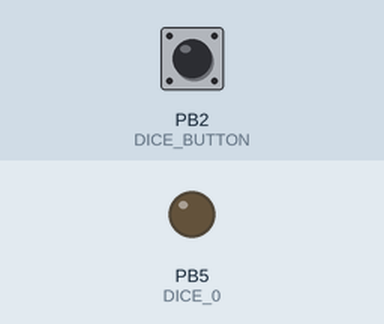
Simulated run of this sketch. Board: ATtiny85, built with avr-gcc and run on an emulated ATtiny85. Shown: output pins drawn as LEDs (lit = HIGH). The inputs (shaded band) are chosen by the test bench; at power-on: PB2 (DICE_BUTTON) HIGH. Random numbers use the default seed unless the sketch sets one.

Above: at 1.2 s.
1.3 s: PB2 (DICE_BUTTON) pulled LOW for 1 s
At 3.5 s:
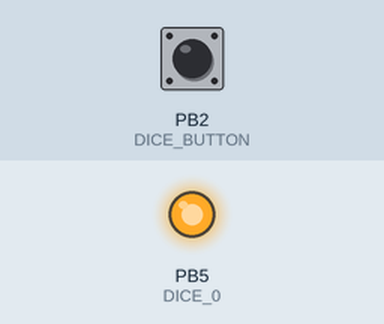
4.0 s: PB2 (DICE_BUTTON) pulled LOW for 3.2 s
8.7 s: PB2 (DICE_BUTTON) pulled LOW for 0.15 s
Timing chart, 0 to 11.7 s (numbered marks = the images above; inputs shaded):
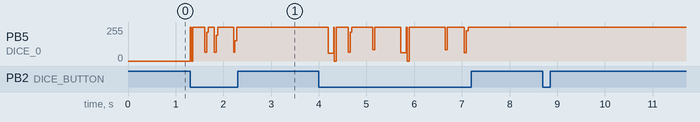

The sketch:

charlieplex_dice.ino
```cpp
/**
* DIce variation fot ATTiny85 (board)
* On Board PB3 and PB4 connected to USB
* So you have only 4 pins for LEDs and Button
* Charlieplexed LED connection allows you use
* 3 pins to handle max 6 LEDs.
* For Dice you need only 4.
* Dice LEDs turns dinamically.
*
* Connections:
* PB0 - PB2 : LEDs
* PB5 : button
*/

#define DICE_0 5
#define DICE_1 6
#define DICE_2 7
#define DICE_BUTTON 2

uint8_t Dice_LEDS[4] = {
  0, // L1
  0, // L2
  0, // L4
  0  // L6
};
uint8_t currentIndex = 0;
uint8_t number = 1;

unsigned long previousRenderTime = 0;
unsigned long previousHandleTime = 0;
long renderPeriod = 1;
long handlePeriod = 100;

void setup()
{
  pinMode(DICE_0, INPUT);
  pinMode(DICE_1, INPUT);
  pinMode(DICE_2, INPUT);
  pinMode(DICE_BUTTON, INPUT_PULLUP);
}

void loop()
{
  unsigned long currentTime = millis();
  // Render time
  if(currentTime - previousRenderTime > renderPeriod) {
  	renderDice();
    previousRenderTime = currentTime;
  }

  // Check button time
  if(currentTime - previousHandleTime > handlePeriod
     && (digitalRead(DICE_BUTTON) == LOW)) {
    previousHandleTime = currentTime;
    // If pressed generate new number
    number = random(1, 7);
    setDice(number);
  }
}

void setDice(uint8_t number) {
  Dice_LEDS[0] = int(number % 2); // L1
  Dice_LEDS[1] = int(number > 1); // L2
  Dice_LEDS[2] = int(number > 3); // L4
  Dice_LEDS[3] = int(number >= 6); // L6
}

/**
* Dinamically turn LED
*/
uint8_t renderDice() {
  nextIndex();
  uint8_t currentLedState = Dice_LEDS[currentIndex];
  if (!currentLedState) {
    return 0;
  }
  shutdownDice();
  if (currentIndex == 0) {
    pinMode(DICE_1, OUTPUT);
    pinMode(DICE_2, OUTPUT);
    digitalWrite(DICE_1, HIGH);
    digitalWrite(DICE_2, LOW);
  }

  if (currentIndex == 1) {
    pinMode(DICE_0, OUTPUT);
    pinMode(DICE_1, OUTPUT);
    digitalWrite(DICE_0, HIGH);
    digitalWrite(DICE_1, LOW);
  }

  if (currentIndex == 2) {
    pinMode(DICE_0, OUTPUT);
    pinMode(DICE_1, OUTPUT);
    digitalWrite(DICE_0, LOW);
    digitalWrite(DICE_1, HIGH);
  }

  if (currentIndex == 3) {
    pinMode(DICE_0, OUTPUT);
    pinMode(DICE_2, OUTPUT);
    digitalWrite(DICE_0, LOW);
    digitalWrite(DICE_2, HIGH);
  }
  return 0;
}

void shutdownDice() {
  pinMode(DICE_0, INPUT);
  pinMode(DICE_1, INPUT);
  pinMode(DICE_2, INPUT);
}

void nextIndex() {
  currentIndex++;
  if (currentIndex > 3) {
    currentIndex = 0;
  }
}
```
